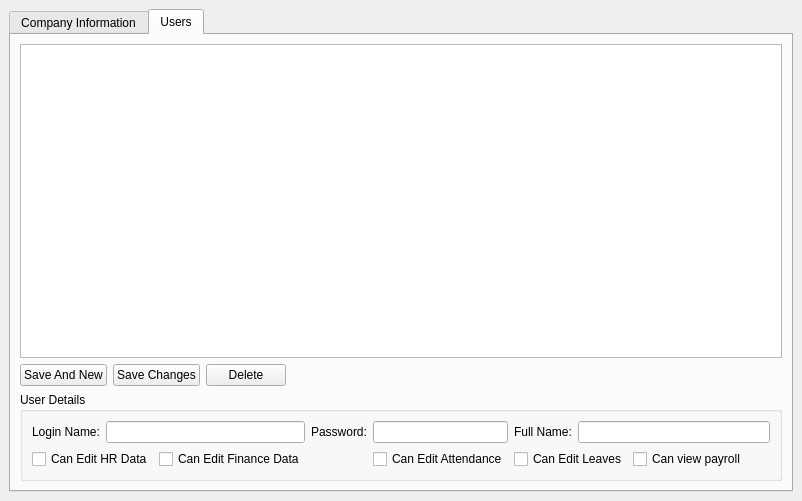
<?xml version="1.0" encoding="UTF-8"?>
<ui version="4.0">
 <class>Admin</class>
 <widget class="QMainWindow" name="Admin">
  <property name="geometry">
   <rect>
    <x>0</x>
    <y>0</y>
    <width>725</width>
    <height>501</height>
   </rect>
  </property>
  <property name="windowTitle">
   <string>Admin</string>
  </property>
  <property name="windowIcon">
   <iconset resource="../../MegvelERP/src/res.qrc">
    <normaloff>:/images/SecurityLock.png</normaloff>:/images/SecurityLock.png</iconset>
  </property>
  <widget class="QWidget" name="centralwidget">
   <layout class="QVBoxLayout" name="verticalLayout">
    <item>
     <widget class="QTabWidget" name="tabWidget">
      <property name="currentIndex">
       <number>1</number>
      </property>
      <widget class="QWidget" name="tab">
       <attribute name="title">
        <string>Company Information</string>
       </attribute>
       <layout class="QVBoxLayout" name="verticalLayout_2">
        <item>
         <layout class="QGridLayout" name="gridLayout">
          <item row="0" column="0" colspan="2">
           <widget class="QLabel" name="label">
            <property name="text">
             <string>Company Name:</string>
            </property>
           </widget>
          </item>
          <item row="0" column="2" colspan="5">
           <widget class="QLineEdit" name="lineEdit"/>
          </item>
          <item row="1" column="0" colspan="2">
           <widget class="QLabel" name="label_2">
            <property name="text">
             <string>Address:</string>
            </property>
           </widget>
          </item>
          <item row="1" column="2">
           <widget class="QLineEdit" name="lineEdit_2"/>
          </item>
          <item row="1" column="3">
           <widget class="QLabel" name="label_3">
            <property name="text">
             <string>Postcode:</string>
            </property>
           </widget>
          </item>
          <item row="1" column="4">
           <widget class="QLineEdit" name="lineEdit_3"/>
          </item>
          <item row="1" column="5">
           <widget class="QLabel" name="label_4">
            <property name="text">
             <string>Town:</string>
            </property>
           </widget>
          </item>
          <item row="1" column="6">
           <widget class="QLineEdit" name="lineEdit_4"/>
          </item>
          <item row="2" column="0" colspan="2">
           <widget class="QLabel" name="label_5">
            <property name="text">
             <string>Telephone:</string>
            </property>
           </widget>
          </item>
          <item row="2" column="2">
           <widget class="QLineEdit" name="lineEdit_5"/>
          </item>
          <item row="2" column="3">
           <widget class="QLabel" name="label_6">
            <property name="text">
             <string>Telephone 2:</string>
            </property>
           </widget>
          </item>
          <item row="2" column="4">
           <widget class="QLineEdit" name="lineEdit_6"/>
          </item>
         </layout>
        </item>
        <item>
         <spacer name="verticalSpacer">
          <property name="orientation">
           <enum>Qt::Vertical</enum>
          </property>
          <property name="sizeHint" stdset="0">
           <size>
            <width>20</width>
            <height>325</height>
           </size>
          </property>
         </spacer>
        </item>
        <item>
         <layout class="QHBoxLayout" name="horizontalLayout">
          <item>
           <widget class="QPushButton" name="pushButton">
            <property name="text">
             <string>Save</string>
            </property>
           </widget>
          </item>
          <item>
           <spacer name="horizontalSpacer">
            <property name="orientation">
             <enum>Qt::Horizontal</enum>
            </property>
            <property name="sizeHint" stdset="0">
             <size>
              <width>40</width>
              <height>20</height>
             </size>
            </property>
           </spacer>
          </item>
         </layout>
        </item>
       </layout>
      </widget>
      <widget class="QWidget" name="tab_2">
       <attribute name="title">
        <string>Users</string>
       </attribute>
       <layout class="QVBoxLayout" name="verticalLayout_3">
        <item>
         <widget class="QTreeView" name="treeView"/>
        </item>
        <item>
         <layout class="QHBoxLayout" name="horizontalLayout_2">
          <item>
           <widget class="QPushButton" name="SaveAndNew">
            <property name="text">
             <string>Save And New</string>
            </property>
           </widget>
          </item>
          <item>
           <widget class="QPushButton" name="SaveChanges">
            <property name="text">
             <string>Save Changes</string>
            </property>
           </widget>
          </item>
          <item>
           <widget class="QPushButton" name="Delete">
            <property name="text">
             <string>Delete</string>
            </property>
           </widget>
          </item>
          <item>
           <spacer name="horizontalSpacer_2">
            <property name="orientation">
             <enum>Qt::Horizontal</enum>
            </property>
            <property name="sizeHint" stdset="0">
             <size>
              <width>40</width>
              <height>20</height>
             </size>
            </property>
           </spacer>
          </item>
         </layout>
        </item>
        <item>
         <widget class="QGroupBox" name="groupBox">
          <property name="title">
           <string>User Details</string>
          </property>
          <layout class="QGridLayout" name="gridLayout_2">
           <item row="0" column="0">
            <widget class="QLabel" name="label_13">
             <property name="text">
              <string>Login Name:</string>
             </property>
            </widget>
           </item>
           <item row="0" column="1" colspan="2">
            <widget class="QLineEdit" name="LoginName"/>
           </item>
           <item row="0" column="7" colspan="6">
            <widget class="QLineEdit" name="FullName">
             <property name="sizePolicy">
              <sizepolicy hsizetype="Expanding" vsizetype="Fixed">
               <horstretch>1</horstretch>
               <verstretch>0</verstretch>
              </sizepolicy>
             </property>
            </widget>
           </item>
           <item row="1" column="0" colspan="2">
            <widget class="QCheckBox" name="EditHR">
             <property name="text">
              <string>Can Edit HR Data</string>
             </property>
            </widget>
           </item>
           <item row="1" column="2">
            <widget class="QCheckBox" name="EditFinance">
             <property name="text">
              <string>Can Edit Finance Data</string>
             </property>
            </widget>
           </item>
           <item row="1" column="6" colspan="2">
            <widget class="QCheckBox" name="EditLeaves">
             <property name="text">
              <string>Can Edit Leaves</string>
             </property>
            </widget>
           </item>
           <item row="1" column="8">
            <widget class="QCheckBox" name="EditPayroll">
             <property name="text">
              <string>Can view payroll</string>
             </property>
            </widget>
           </item>
           <item row="0" column="5">
            <widget class="QLineEdit" name="Password">
             <property name="echoMode">
              <enum>QLineEdit::Password</enum>
             </property>
            </widget>
           </item>
           <item row="0" column="3">
            <widget class="QLabel" name="label_14">
             <property name="text">
              <string>Password:</string>
             </property>
            </widget>
           </item>
           <item row="1" column="5">
            <widget class="QCheckBox" name="EditAttendance">
             <property name="text">
              <string>Can Edit Attendance</string>
             </property>
            </widget>
           </item>
           <item row="0" column="6">
            <widget class="QLabel" name="label_15">
             <property name="text">
              <string>Full Name:</string>
             </property>
            </widget>
           </item>
          </layout>
         </widget>
        </item>
       </layout>
      </widget>
     </widget>
    </item>
   </layout>
  </widget>
 </widget>
 <tabstops>
  <tabstop>tabWidget</tabstop>
  <tabstop>treeView</tabstop>
  <tabstop>SaveAndNew</tabstop>
  <tabstop>SaveChanges</tabstop>
  <tabstop>Delete</tabstop>
  <tabstop>LoginName</tabstop>
  <tabstop>Password</tabstop>
  <tabstop>FullName</tabstop>
  <tabstop>EditHR</tabstop>
  <tabstop>EditFinance</tabstop>
  <tabstop>EditAttendance</tabstop>
  <tabstop>EditLeaves</tabstop>
  <tabstop>EditPayroll</tabstop>
  <tabstop>pushButton</tabstop>
  <tabstop>lineEdit</tabstop>
  <tabstop>lineEdit_2</tabstop>
  <tabstop>lineEdit_4</tabstop>
  <tabstop>lineEdit_5</tabstop>
  <tabstop>lineEdit_6</tabstop>
  <tabstop>lineEdit_3</tabstop>
 </tabstops>
 <resources>
  <include location="../../MegvelERP/src/res.qrc"/>
 </resources>
 <connections/>
</ui>
